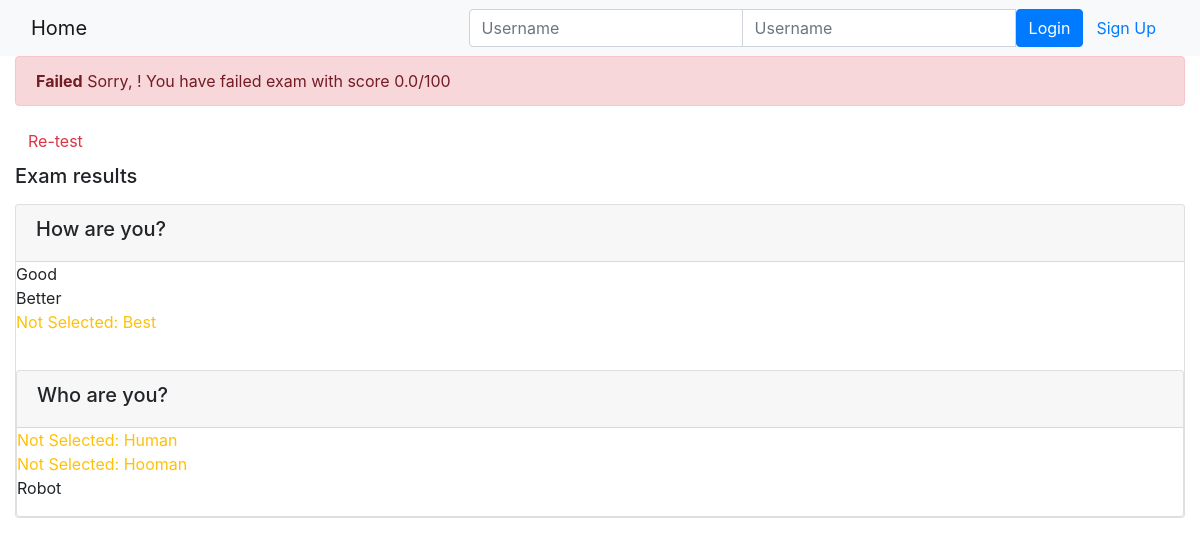
The app's page /onlinecourse/course/2/submission/2/result with its own data.
### onlinecourse/models.py (models this page shows, shortened)
class Question(models.Model):
    lesson_id =  models.ForeignKey(to=Course, on_delete=models.CASCADE)
    question_text = models.TextField(verbose_name='Question Text', max_length=300)
    grade = models.IntegerField()
    def is_get_score(self, selected_ids):
       all_answers = self.choice_set.filter(is_correct=True).count()
       selected_correct = self.choice_set.filter(is_correct=True, id__in=selected_ids).count()
       if all_answers == selected_correct and selected_ids.count() == all_answers:
           return True
       else:
           return False

class Choice(models.Model):
    choice_text = models.TextField(max_length=300)
    question_id = models.ForeignKey(to=Question, on_delete=models.CASCADE)
    is_correct = models.BooleanField()

### onlinecourse/views.py (the view)
# urls.py: path('course/<int:course_id>/submission/<int:submission_id>/result', view=views.show_exam_result, name='show_exam_result')
def show_exam_result(request, course_id, submission_id):
    course = Course.objects.get(pk=course_id)
    submission = Submission.objects.get(pk=submission_id)
    questions = Question.objects.filter(lesson_id=course.id)
    selected_ids = submission.choices.all()
    score=0
    total=0
    for question in questions:
        if question.is_get_score(selected_ids.filter(question_id=question.id)):
                score = score + question.grade
        total = total + question.grade
    context = {'course':course,
    'selected_ids':selected_ids,
    'grade':(score/total * 100)}
    return render(request, 'onlinecourse/exam_result_bootstrap.html',context=context)

### onlinecourse/templates/onlinecourse/exam_result_bootstrap.html (shortened to what this page needs)
<!DOCTYPE html>
<html lang="en">
<head>
    {% load static %}
    <link rel="stylesheet" href="https://maxcdn.bootstrapcdn.com/bootstrap/4.5.2/css/bootstrap.min.css">
</head>
<body>
 <nav class="navbar navbar-light bg-light">
    <div class="container-fluid">
        <div class="navbar-header">
              <a class="navbar-brand" href="{% url 'onlinecourse:index' %}">Home</a>
        </div>
        <ul class="nav navbar-nav navbar-right">
            {% if user.is_authenticated %}
            <li>
                <a class="btn btn-link" href="#">{{ user.first_name }}({{ user.username }})</a>
                <a class="btn btn-link" href="{% url 'onlinecourse:logout' %}">Logout</a>
            </li>
            {% else %}
            <li>
                <form class="form-inline" action="{% url 'onlinecourse:login' %}" method="post">
                    <div class="input-group">
                        <input type="text" class="form-control" placeholder="Username" name="username" >
                        <input type="password" class="form-control" placeholder="Username" name="psw" >
                        <button class="btn btn-primary" type="submit">Login</button>
                        <a class="btn btn-link" href="{% url 'onlinecourse:registration' %}">Sign Up</a>
                    </div>
                </form>
            </li>
            {% endif %}
        </ul>
    </div>
</nav>
<div class="container-fluid">
    {% if grade > 80 %}
    <div class="alert alert-success">
       <b>Congratulations, {{ user.first_name }}!</b> You have passes the exxam and completed the course with scrore {{grade}}/100
    </div>
        {% else %}
        <div class="alert alert-danger">
            <b>Failed</b> Sorry, {{ user.first_name }}! You have failed exam with score {{grade}}/100
        </div>
        <a class="btn btn-link text-danger" href="{% url 'onlinecourse:course_details' course.id %}">Re-test</a>
        {% endif %}
        <div class="card-columns-vertical mt-1">
        <h5 class="">Exam results</h5>
            {% for question in course.question_set.all %}
                        <div class="card mt-1">
                            <div class="card-header"><h5>{{ question.question_text}}</h5></div>
                            <div class="form-group">
                                {% for choice in question.choice_set.all %}
                                    {% if choice.is_correct and not choice in selected_ids %}
                                        <div class="text-warning">
                                            Not Selected: {{ choice.choice_text }}
                                        </div>
                                    {% elif not choice.is_correct and choice in selected_ids %}
                                        <div class="text-danger">
                                            Incorrect answer: {{ choice.choice_text }}
                                        </div>
                                    {% elif choice.is_correct and choice in selected_ids %}
                                        <div class="text-success">
                                            Correct answer: {{ choice.choice_text }}
                                        </div>
                                    {% else %}
                                        <div class="">
                                            {{ choice.choice_text }}
                                        </div>
                                    {% endif %}
                                {% endfor %}
                        </div>
                    {% endfor %}
        </div>
    </div>
</body>
</html>

### records on screen
Question: question_text "How are you?"
Choice: choice_text "Good"
Choice: choice_text "Better"
Choice: choice_text "Best"
Question: question_text "Who are you?"
Choice: choice_text "Human"
Choice: choice_text "Hooman"
Choice: choice_text "Robot"

### other values on screen
{{ grade }} "0.0"
